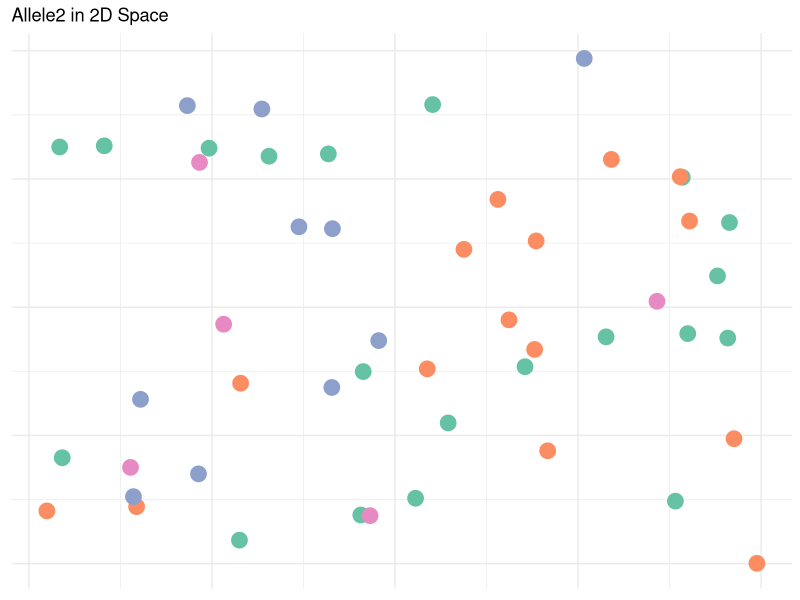
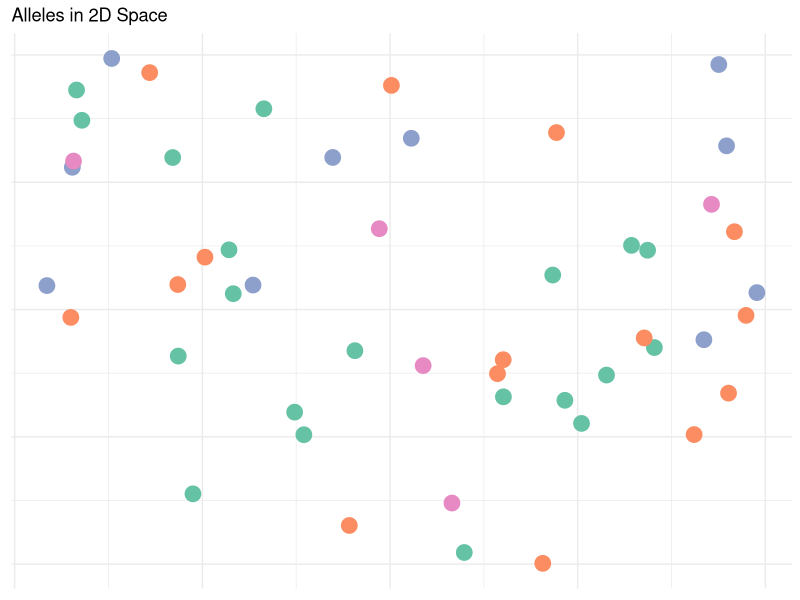
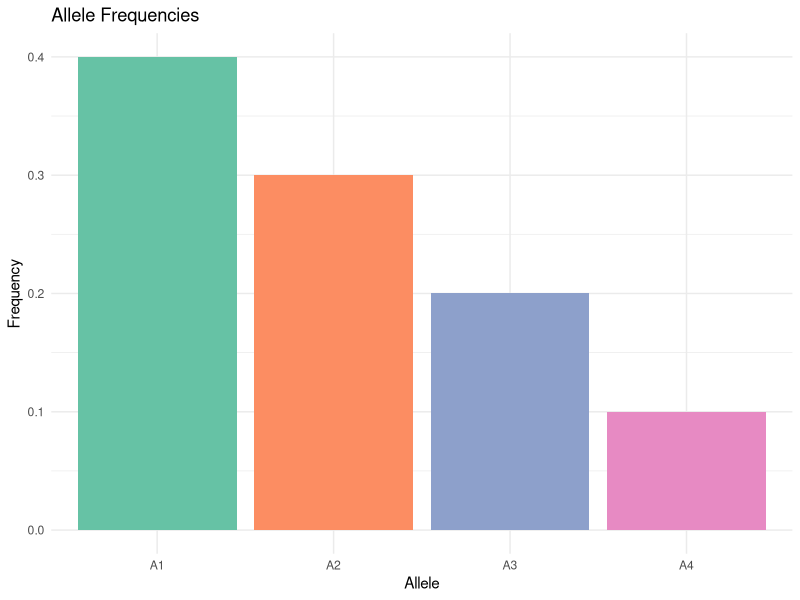
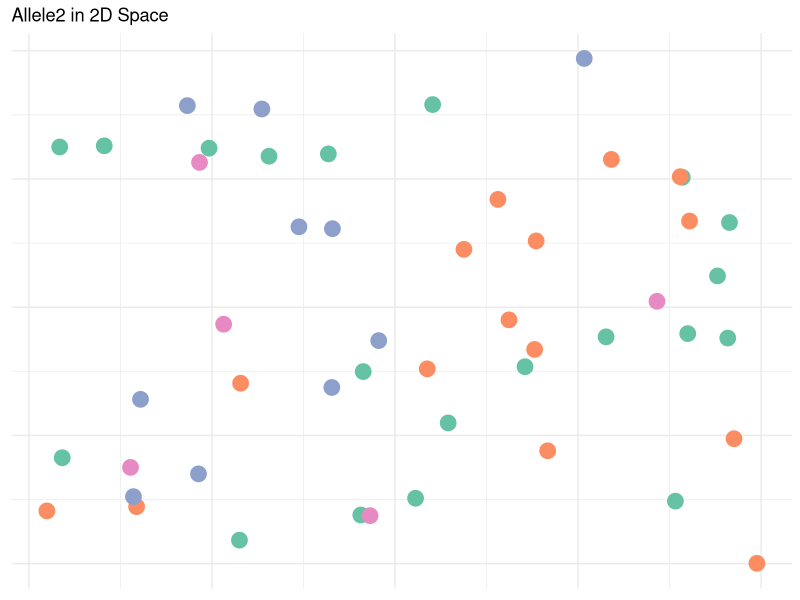
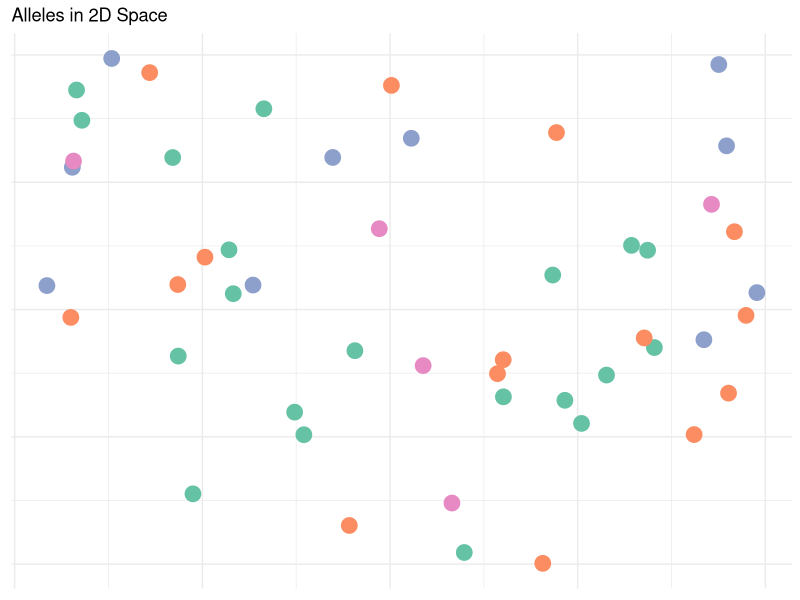
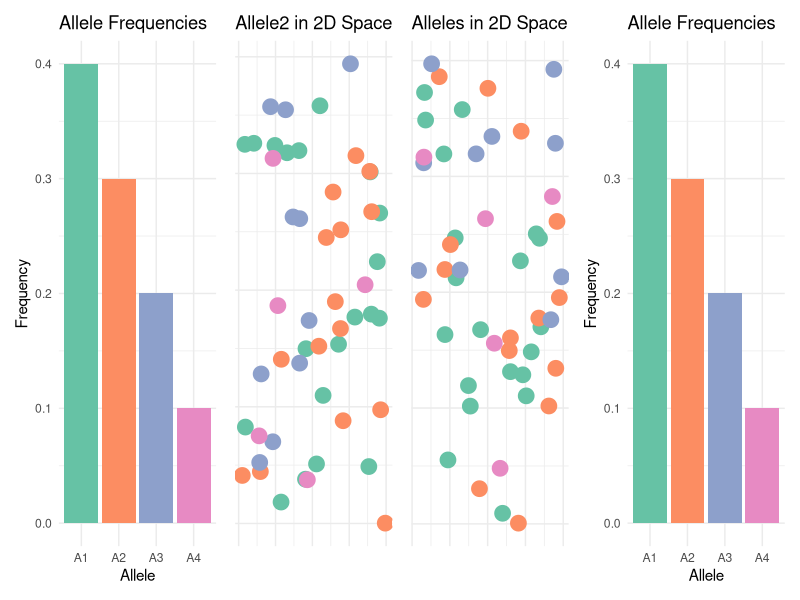

Generate these figures, in order, with R:
# barchart with 4 alleles, A1 - A4 with different frequencies summing to 1.0

library(ggplot2)

# Create a data frame with allele frequencies
allele_data <- data.frame(
  Allele = c("A1", "A2", "A3", "A4"),
  Frequency = c(0.4, 0.3, 0.2, 0.1) # Example frequencies that sum to 1
)

# Create the bar chart
p_bar_left <- ggplot(
  allele_data,
  aes(x = Allele, y = Frequency, fill = Allele)
) +
  geom_bar(stat = "identity") +
  labs(title = "Allele Frequencies", x = "Allele", y = "Frequency") +
  theme_minimal() +
  scale_fill_brewer(palette = "Set2") +
  theme(legend.position = "none")

ggsave(
  "lectures/04-assets/allele_frequencies-left.png",
  plot = p_bar_left,
  width = 6,
  height = 4
)

# Scatterplot for alleles A1-A4
# one point per allele, assiming 50 individuals in population,
# randomly placed in a 2D space, colored by allele
# same data as above, but with random x and y coordinates

set.seed(123) # For reproducibility
# 50 individuals
alleles <- rep(allele_data$Allele, times = round(allele_data$Frequency * 50))
x_coords <- runif(length(alleles), min = 0, max = 10) # Random x coordinates
y_coords <- runif(length(alleles), min = 0, max = 10) # Random y coordinates
allele_data <- data.frame(Allele = alleles, x = x_coords, y = y_coords)

p_scatter <- ggplot(allele_data, aes(x = x, y = y, color = Allele)) +
  geom_point(size = 5) +
  labs(
    title = "Allele2 in 2D Space",
  ) +
  theme_minimal() +
  scale_color_brewer(palette = "Set2") +
  theme(legend.position = "none") +
  theme(
    axis.title = element_blank(),
    axis.text = element_blank(),
    axis.ticks = element_blank()
  )

p_scatter

ggsave(
  "lectures/04-assets/allele_spatial-left.png",
  plot = p_scatter,
  width = 6,
  height = 4
)

# Reshufle the alleles in space and plot again
set.seed(456) # For reproducibility
x_coords <- runif(length(alleles), min = 0, max = 10) # New random x coordinates
y_coords <- runif(length(alleles), min = 0, max = 10) # New random y coordinates
allele_data <- data.frame(Allele = alleles, x = x_coords, y = y_coords)

p_scatter_shuffled <- ggplot(allele_data, aes(x = x, y = y, color = Allele)) +
  geom_point(size = 5) +
  labs(
    title = "Alleles in 2D Space"
  ) +
  theme_minimal() +
  scale_color_brewer(palette = "Set2") +
  theme(legend.position = "none") +
  theme(
    axis.title = element_blank(),
    axis.text = element_blank(),
    axis.ticks = element_blank()
  )

p_scatter_shuffled

ggsave(
  "lectures/04-assets/allele_spatial-right.png",
  plot = p_scatter_shuffled,
  width = 6,
  height = 4
)


# 4 panels
library(patchwork)
hw_4panels <- p_bar_left +
  p_scatter +
  p_scatter_shuffled +
  p_bar_left +
  plot_layout(ncol = 4, nrow = 1)

ggsave(
  "lectures/04-assets/hw_4panels.png",
  plot = hw_4panels,
  width = 12,
  height = 4
)
